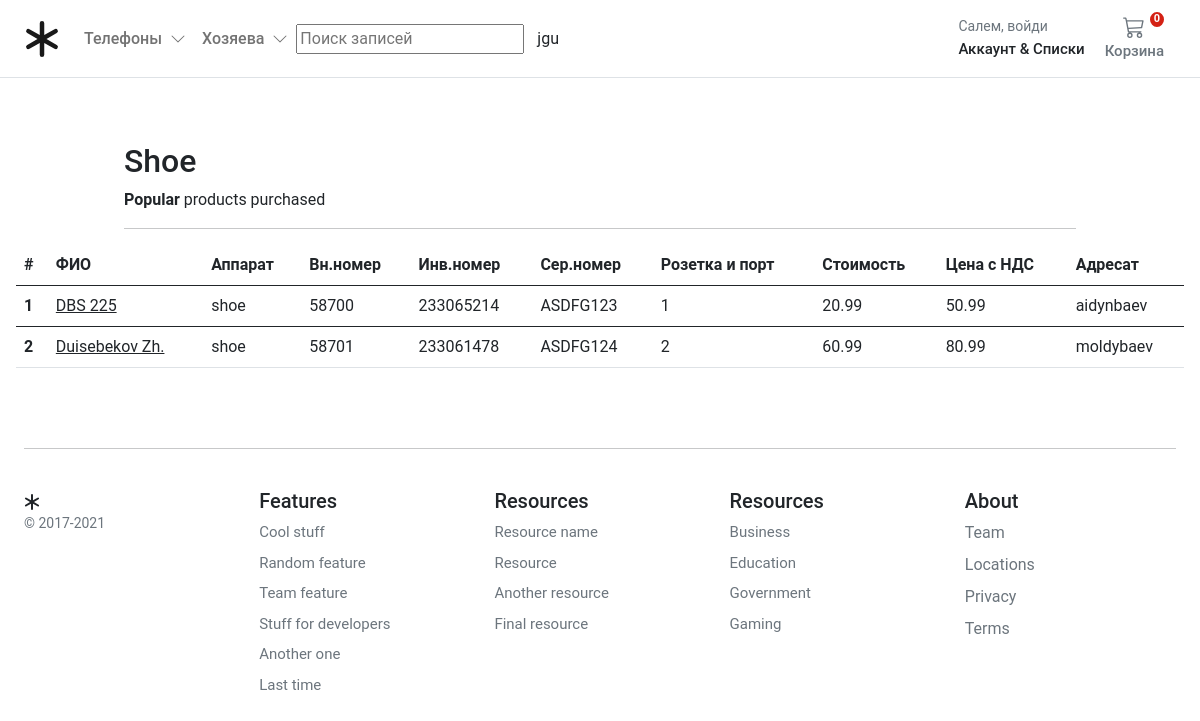
The page /phone/shoe/ on the database its author committed.
### store/models.py (models this page shows, shortened)
class Category(MPTTModel):
    name = models.CharField(
        verbose_name=_("Category Name"),
        help_text=_("Required and unique"),
        max_length=255,
        unique=True,
    )
    slug = models.SlugField(
        verbose_name=_("Category safe URL"), max_length=255, unique=True
    )
    parent = TreeForeignKey(
        "self", on_delete=models.CASCADE, null=True, blank=True, related_name="children"
    )
    is_active = models.BooleanField(default=True)
    class MPTTMeta:
        order_insertion_by = ["name"]
    class Meta:
        verbose_name = _("Category")
        verbose_name_plural = _("Categories")
    def get_absolute_url(self):
        return reverse("store:category_list", args=[self.slug])
    def __str__(self):
        return self.name

class Product(models.Model):
    adressee = models.ForeignKey(
        Adressee, on_delete=models.RESTRICT, null=True, blank=True
    )
    product_type = models.ForeignKey(ProductType, on_delete=models.RESTRICT)
    category = models.ForeignKey(Category, on_delete=models.RESTRICT)
    title = models.CharField(
        verbose_name=_("title"),
        help_text=_("Required"),
        max_length=255,
    )
    description = models.TextField(
        verbose_name=_("description"), help_text=_("Not Required"), blank=True
    )
    slug = models.SlugField(max_length=255)
    regular_price = models.DecimalField(
        verbose_name=_("Regular price"),
        help_text=_("Maximum 999.99"),
        error_messages={
            "name": {
                "max_length": _("The price must be between 0 and 999.99."),
            },
        },
        max_digits=15,
        decimal_places=2,
    )
    discount_price = models.DecimalField(
        verbose_name=_("Discount price"),
        help_text=_("Maximum 999.99"),
        error_messages={
            "name": {
                "max_length": _("The price must be between 0 and 999.99."),
            },
        },
        max_digits=15,
        decimal_places=2,
    )
    is_active = models.BooleanField(
        verbose_name=_("Product visibility"),
        help_text=_("Change product visibility"),
        default=True,
    )
    internalnumber = models.PositiveSmallIntegerField(
        blank=True, verbose_name="Внутренний номер"
    )
    inventorynumber = models.IntegerField(
        default=0, blank=True, verbose_name="Инвентарный №"
    )
    serialnumber = models.CharField(
        max_length=50, blank=True, default=0, verbose_name="Серийниый №"
    )
    rozport = models.PositiveSmallIntegerField(blank=True, verbose_name="Розетка(порт)")
    signature = models.BooleanField(default=False, verbose_name="Роспись")
    created_at = models.DateTimeField(
        _("Created at"), auto_now_add=True, editable=False
    )
    updated_at = models.DateTimeField(_("Updated at"), auto_now=True)
    users_wishlist = models.ManyToManyField(
        settings.AUTH_USER_MODEL, related_name="user_wishlist", blank=True
    )
    class Meta:
        ordering = ("created_at",)
        verbose_name = _("Product")
        verbose_name_plural = _("Products")
    def get_absolute_url(self):
        return reverse("store:product_detail", args=[self.slug])

class Adressee(MPTTModel):
    name = models.CharField(
        verbose_name=_("Название адресата"),
        help_text=_("Необходимо и не должно повторяться"),
        max_length=255,
        unique=True,
    )
    slug = models.SlugField(
        max_length=255, verbose_name=_("Adressee safe URL"), unique=True
    )
    parent = TreeForeignKey(
        "self", on_delete=models.CASCADE, null=True, blank=True, related_name="children"
    )
    is_active = models.BooleanField(default=True)
    class MPTTMeta:
        order_insertion_by = ["name"]
    class Meta:
        verbose_name = _("Adressee")
        verbose_name_plural = _("Adressees")
    def get_absolute_url(self):
        return reverse("store:adressee_list", args=[self.slug])
    def __str__(self):
        return self.name

### store/views.py (the view)
# urls.py: path("phone/<slug:category_slug>/", views.category_list, name="category_list"),
def category_list(request, category_slug=None):
    category = get_object_or_404(Category, slug=category_slug)
    products = Product.objects.filter(
        category__in=Category.objects.get(name=category_slug).get_descendants(
            include_self=True
        )
    )
    return render(
        request, "store/category.html", {"category": category, "products": products}
    )

### basket/basket.py (called while the page is built)
    def __len__(self):
        return sum(item["qty"] for item in self.basket.values())

### basket/context_processors.py (called while the page is built)
def basket(request):
    return {"basket": Basket(request)}

### store/context_processors.py (called while the page is built)
def categories(request):
    return {"categories": Category.objects.filter(level=0)}

def adressees(request):
    return {"adressees": Adressee.objects.filter(level=0)}

### templates/store/category.html (shortened to what this page needs)
{% extends "../base.html" %}
{% block content %}
<div class="container" style="max-width: 1000px">
  <div class="col-12">
    <h1 class="h2">{{ category.name|title }}</h1>
  </div>
  <div class="col-12 d-flex justify-content-between">
    <div><b>Popular </b> products purchased</div>
  </div>
  <hr />
</div>
<div class="container">
  <div class="row">
    <div class="album">
      {% if not products %}
      <div class="col-12">There are currently no products active <a href="{% url 'store:store_home' %}">Home</a></div>
      {% else %}
      <div class="row row-cols-1 row-cols-sm-2 row-cols-md-5 g-3">
        <table class="table">
          <thead>
            <tr>
              <th>#</th>
              <th>ФИО</th>
              <th>Аппарат</th>
              <th>Вн.номер</th>
              <th>Инв.номер</th>
              <th>Сер.номер</th>
              <th>Розетка и порт</th>
              <th>Стоимость</th>
              <th>Цена с НДС</th>
              <th>Адресат</th>
            </tr>
          </thead>
          {% for product in products %}
          <tbody>
            <tr>
              <th scope="row">{{ product.id }}</th>
              <td><a class="text-dark"
                href="{{ product.get_absolute_url }}">{{ product.title }}</a></td>
              <td>{{ product.category }}</td>
              <td>{{ product.internalnumber }}</td>
              <td>{{ product.inventorynumber }}</td>
              <td>{{ product.serialnumber }}</td>
              <td>{{ product.rozport }}</td>
              <td>{{ product.discount_price }}</td>
              <td>{{ product.regular_price }}</td>
              <td>{{ product.adressee }}</td>
            </tr>
          </tbody>
          {% endfor %}
        </table>
      </div>
      {% endif %}
    </div>
  </div>
</div>
{% endblock %}

### templates/base.html (shortened to what this page needs)
{% load static %}
<!DOCTYPE html>
<html>
<head>
  <link href="https://cdn.jsdelivr.net/npm/bootstrap@5.0.0-beta1/dist/css/bootstrap.min.css" rel="stylesheet"
>
  <link rel="stylesheet" href="{% static 'core/css/base.css' %}">
  <link rel="stylesheet" href="{% block stylesheet %}{% endblock %}">
</head>
<body>
  <header class="pb-3">
    <nav class="navbar navbar-expand-md navbar-light bg-white border-bottom">
      <div class="container-fluid px-md-4">
        <div class="d-flex w-100 navbar-collapse">
          <a class="navbar-brand d-flex-inline" href="/">
          </a>
          <ul class="navbar-nav me-auto mb-2 mb-md-0">
            <li class="nav-item dropdown">
              <a class="nav-link dropdown-toggle d-none d-md-block fw500" href="#" id="navbarDropdown" role="button"
                data-bs-toggle="dropdown" aria-expanded="false">
                Телефоны
                <i class="ps-1"><svg xmlns="http://www.w3.org/2000/svg" width="16" height="16" fill="currentColor"
                    class="bi bi-chevron-down" viewBox="0 0 16 16">
                    <path fill-rule="evenodd"
                      d="M1.646 4.646a.5.5 0 0 1 .708 0L8 10.293l5.646-5.647a.5.5 0 0 1 .708.708l-6 6a.5.5 0 0 1-.708 0l-6-6a.5.5 0 0 1 0-.708z" />
                  </svg></i>
              </a>
            </li>
            <li class="nav-item dropdown">
              <a class="nav-link dropdown-toggle d-none d-md-block fw500" href="#" id="navbarDropdown" role="button"
                data-bs-toggle="dropdown" aria-expanded="false">
                Хозяева
                <i class="ps-1"><svg xmlns="http://www.w3.org/2000/svg" width="16" height="16" fill="currentColor"
                    class="bi bi-chevron-down" viewBox="0 0 16 16">
                    <path fill-rule="evenodd"
                      d="M1.646 4.646a.5.5 0 0 1 .708 0L8 10.293l5.646-5.647a.5.5 0 0 1 .708.708l-6 6a.5.5 0 0 1-.708 0l-6-6a.5.5 0 0 1 0-.708z" />
                  </svg></i>
              </a>
            </li>
          </ul>
          <div class="collapse navbar-collapse" id="navbarResponsive">
            <input class="search" type="text" name="q" placeholder="Поиск записей">
            <button type="submit" class="btn1 btn">
              <span class="fa fa-search">jgu</span>
            </button>
          </div>
          <div>
            <div class="collapse navbar-collapse" id="navbarSupportedContent2">
              <ul class="navbar-nav me-auto mb-2 mb-lg-0">
                <li class="nav-item dropdown">
                  <a class="nav-link dropdown-toggle text-reset" href="#" id="navbarDropdown" role="button"
                    data-bs-toggle="dropdown" aria-expanded="false">
                    <div class="small text-muted">Салем,
                      {% if user.is_authenticated %}
                        {{ request.user.name }}
                      {% else %}
                      войди
                      {% endif %}
                    </div>
                    <span class="fs15 fw500">Аккаунт &amp; Списки
                    </span>
                  </a>
                </li>
              </ul>
            </div>
          </div>
          <a type="button" role="button" href="{% url "basket:basket_summary" %}"
            class="btn btn-outline-secondary border-0 basket-btn">
            {% with total_qty=basket|length %}
            <div id="basket-qty" class="basket-qty">
              {% if total_qty > 0 %}
              {{ total_qty }}
              {% else %}
              0
              {% endif %}
            </div>
            {% endwith %}
            <div>
            </div>
            <span class="fs15 fw500">Корзина</span>
          </a>
        </div>
      </div>
    </nav>
  </header>
  <main class="pt-5">
    <div id="content">{% block content %} {% endblock %}</div>
  </main>
  <footer class="container py-5 footer">
    <hr>
    <div class="row pt-4">
      <div class="col-12 col-md">
        <small class="d-block mb-3 text-muted">&copy; 2017-2021</small>
      </div>
      <div class="col-6 col-md fs15">
        <h5>Features</h5>
        <ul class="list-unstyled">
          <li><a class="link-secondary text-decoration-none" href="#">Cool stuff</a></li>
          <li><a class="link-secondary text-decoration-none" href="#">Random feature</a></li>
          <li><a class="link-secondary text-decoration-none" href="#">Team feature</a></li>
          <li><a class="link-secondary text-decoration-none" href="#">Stuff for developers</a></li>
          <li><a class="link-secondary text-decoration-none" href="#">Another one</a></li>
          <li><a class="link-secondary text-decoration-none" href="#">Last time</a></li>
        </ul>
      </div>
      <div class="col-6 col-md fs15">
        <h5>Resources</h5>
        <ul class="list-unstyled">
          <li><a class="link-secondary text-decoration-none" href="#">Resource name</a></li>
          <li><a class="link-secondary text-decoration-none" href="#">Resource</a></li>
          <li><a class="link-secondary text-decoration-none" href="#">Another resource</a></li>
          <li><a class="link-secondary text-decoration-none" href="#">Final resource</a></li>
        </ul>
      </div>
      <div class="col-6 col-md fs15">
        <h5>Resources</h5>
        <ul class="list-unstyled">
          <li><a class="link-secondary text-decoration-none" href="#">Business</a></li>
          <li><a class="link-secondary text-decoration-none" href="#">Education</a></li>
          <li><a class="link-secondary text-decoration-none" href="#">Government</a></li>
          <li><a class="link-secondary text-decoration-none" href="#">Gaming</a></li>
        </ul>
      </div>
      <div class="col-6 col-md">
        <h5>About</h5>
        <ul class="list-unstyled">
          <li><a class="link-secondary text-decoration-none" href="#">Team</a></li>
          <li><a class="link-secondary text-decoration-none" href="#">Locations</a></li>
          <li><a class="link-secondary text-decoration-none" href="#">Privacy</a></li>
          <li><a class="link-secondary text-decoration-none" href="#">Terms</a></li>
        </ul>
      </div>
    </div>
  </footer>
</body>
</html>

### static/core/css/base.css (style rules this page uses)
@media (min-width: 1000px) { .container { max-width: 1000px; } }
@media (max-width: 1200px) { .container { max-width: 100%; padding:0 24px; } }
.dropdown-toggle::after { display: none; }
html, body, p, div { letter-spacing: -0.02px; font-family: 'Roboto', sans-serif; }
.fs15 { font-size: 0.9375rem; }
.fw500 { font-weight: 500; }
.basket-qty { color: #fff; background: #d42114; border: 2px solid #fff; border-radius: 50%; text-align: center; font-size: 11px; height: 15px; width: 14px; position: absolute; box-sizing: content-box; font-weight: 600; display: flex; justify-content: center; align-items: center; top: 1px; right: 10px; }
.basket-btn { position: relative; }
.footer > div > div > ul > li { padding-bottom:8px; }

### rows shown on the page
Category: name "Shoe"
Product: id "1", title "DBS 225", category "shoe", internalnumber "58700", inventorynumber "233065214", serialnumber "ASDFG123", rozport "1", discount_price "20.99", regular_price "50.99", adressee "aidynbaev"
Product: id "2", title "Duisebekov Zh.", category "shoe", internalnumber "58701", inventorynumber "233061478", serialnumber "ASDFG124", rozport "2", discount_price "60.99", regular_price "80.99", adressee "moldybaev"
